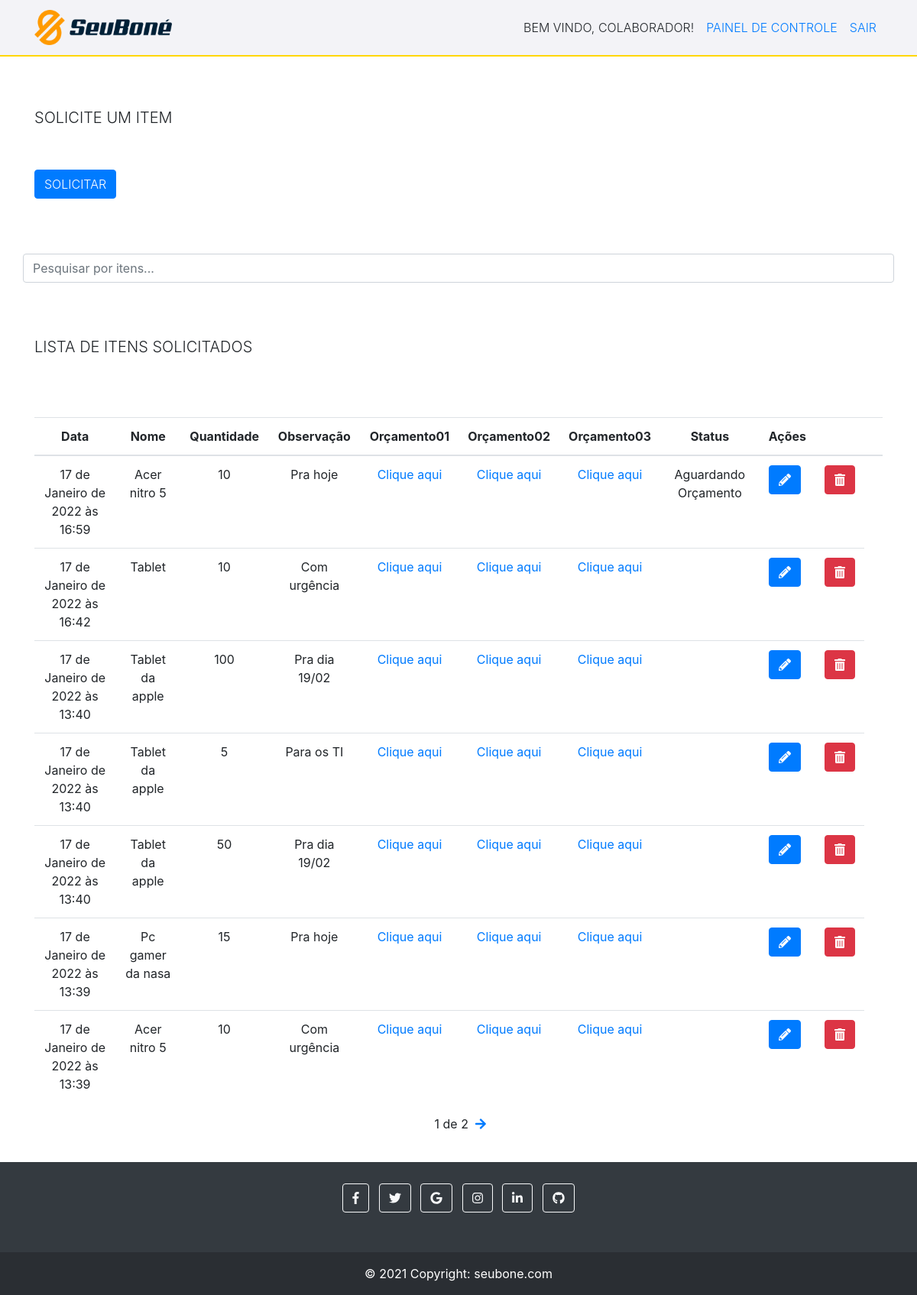
The app's page / (signed in), older data.
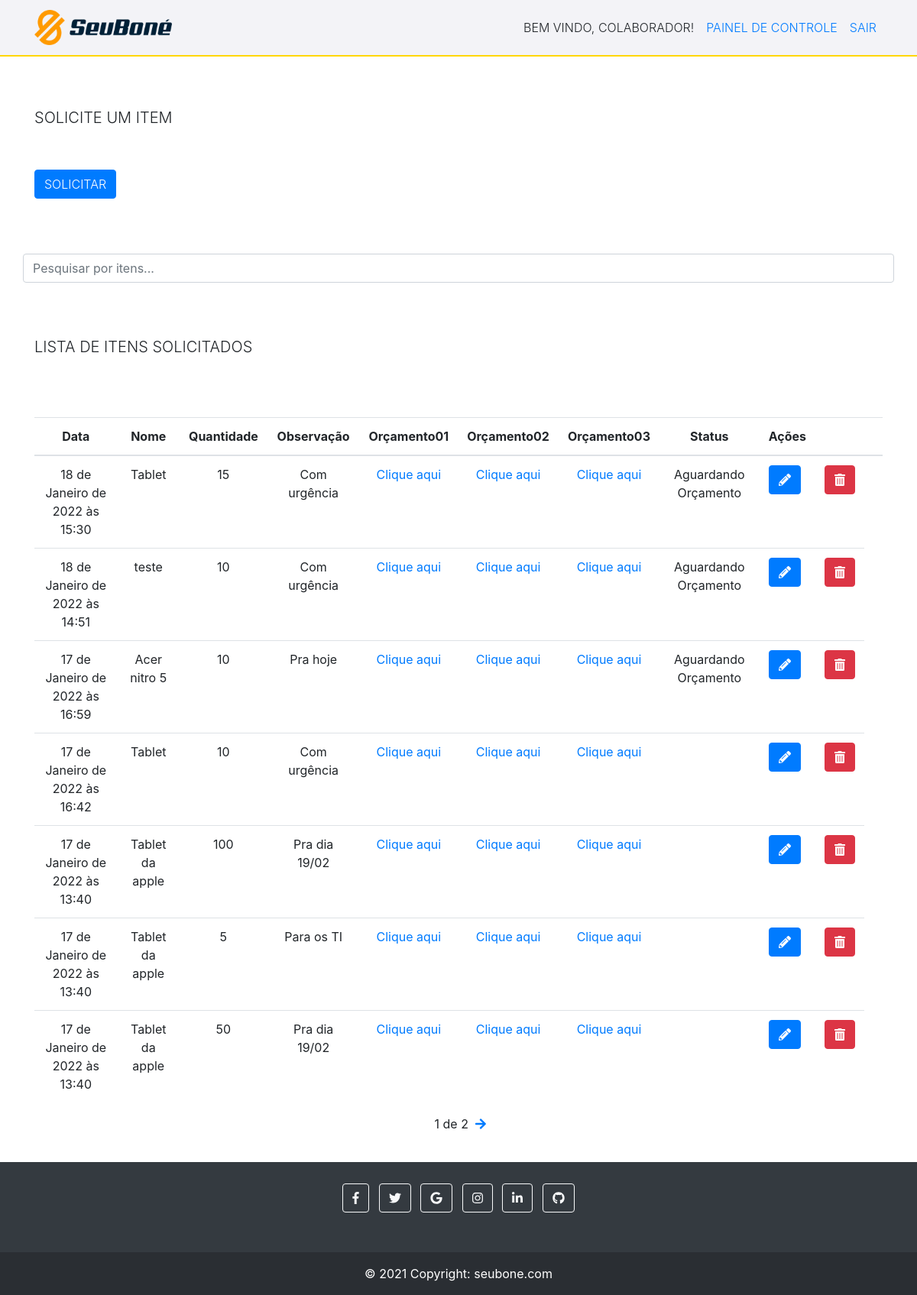
The same page, newer data.
### tasks/models.py (models this page shows, shortened)
class Task(models.Model):
    STATUS = (
        ('Comprado', 'Comprado'),
        ('Aguardando Orçamento', 'Aguardando Orçamento'),
        ('Recebido', 'Recebido'),
    )
    nomeItem = models.CharField(max_length=255)
    quantidade = models.IntegerField(blank=True, null=True)
    observação = models.CharField(max_length=255, null=True)
    orçamento01 = models.FileField(upload_to='', null=True) #onde o upload irá ficar tem que ser definido no Media_Root (settigns.py do projeto todo) (quando o site tiver no servidor deve se especificar uma outra pasta)
    orçamento02 = models.FileField(upload_to='', null=True)
    orçamento03 = models.FileField(upload_to='', null=True)
    status = models.CharField(
        max_length=21, #aqui precisa ficar o nmr máximo de caracteres que o status terá (ou seja colocamos o nmr máximo da maior palavra)
        choices=STATUS,
    )
    user = models.ForeignKey(get_user_model(), on_delete=models.CASCADE) #aqui será armazenado o id do usuário então iremos filtrar as solicitações de cada usuário para que cada usuário veja somente as suas.
    created_at = models.DateTimeField(auto_now_add=True)
    updated_at =models.DateTimeField(auto_now=True)

### tasks/views.py (the view)
# urls.py: path('', views.taskList, name='task-list'),
@login_required #Esse comando serve para proteger as urls, ou seja só acessa se estiver logado e autentidado
def taskList(request):
    tasks_list = Task.objects.all().order_by('-created_at').filter(user=request.user) #pegando todos os objects do banco, ordenando do mais novo para o mais antigo
    paginator = Paginator(tasks_list, 7)
    page = request.GET.get('page')
    tasks = paginator.get_page(page)
    return render(request, 'tasks/list.html', {'tasks': tasks}) #renderizando para um arquivo externo dentro da pasta templates, tasks

### tasks/templates/tasks/list.html (shortened to what this page needs)
{% extends 'base.html' %}
{% block content %}
<br>
<br>
<div class="container titulo" >
    <h5 class="text-uppercase font-weight-light text-monospace">Solicite um item</h5>
</div>
<br>
<br>
            <div class="container" >
                <a href="newtask/" >
                        <button type="button" class="btn btn-primary botao text-uppercase font-weight-light text-monospace">Solicitar</button>
                </a>
                <br>
                <br>
                <br>
                <br>
            </div>
            <div class="col-12 container ajustePesquisar" >
                <input class="form-control container" id="myInput" type="text" placeholder="Pesquisar por itens..." >
             </div>
             <br>
    <br>
    <br>
    <div class="container" >
        <h5 class="text-uppercase font-weight-light text-monospace">Lista de itens solicitados</h5>
    </div>
    <br>
    <br>
    <br>
    <div class="container" >
    <div class="tabela">
        <table class="table">
            <thead>
            <tr>
                <th style="text-align: center;" >Data</th>
                <th style="text-align: center;" >Nome</th>
                <th style="text-align: center;" >Quantidade</th>
                <th style="text-align: center;" >Observação</th>
                <th style="text-align: center;" >Orçamento01</th>
                <th style="text-align: center;" >Orçamento02</th>
                <th style="text-align: center;" >Orçamento03</th>
                <th style="text-align: center;" >Status</th>
                <th style="text-align: center;" >Ações</th>
                <th></th>
                <th></th>
            </tr>
            </thead>
            <tbody id="myTable" class="alinhar">
            {% for task in tasks %}
            <tr>
                <td style="text-align: center;" >{{task.created_at}}</td>
                <td style="text-align: center;" >{{task.nomeItem}}</td>
                <td style="text-align: center;" >{{task.quantidade}}</td>
                <td style="text-align: center;" >{{task.observação}}</td>
                <td style="text-align: center;" ><a href="/midia/{{task.orçamento01}}" >Clique aqui</a></td>
                <td style="text-align: center;" ><a href="/midia/{{task.orçamento02}}" >Clique aqui</a></td>
                <td style="text-align: center;" ><a href="/midia/{{task.orçamento03}}" >Clique aqui</a></td>
                <td style="text-align: center;" >{{task.status}}</a></td>
                <td>
                    <a href="edit/{{task.id}}" ><button type="button" class="btn btn-primary"><i class="fas fa-pencil-alt"></i></button></a>
                </td>
                <td>
                    <a href="delete/{{task.id}}" class="delete-btn" ><button type="button" class="btn btn-danger"><i class="fas fa-trash-alt"></i></button></a>
                </td>
            </tr>
            {% endfor %}
            </tbody>
        </table>
        <div class="pagination" >
            <span class="step-links" >
                <span class="current" >
                    {{ tasks.number }} de {{ tasks.paginator.num_pages }}
                </span>
                {% if tasks.has_next %}
                    <a href="?page={{ tasks.next_page_number }}" ><i class="fas fa-arrow-right" ></i></a>
                {% endif %}
            </span>
        </div>
        <br>
        <br>
        <br>
        <br>
        <br>
        <br>
        <br>
        <br>
        </div>
    </div>
{% endblock %}

### tasks/templates/base.html (shortened to what this page needs)
{% load static %}
<!DOCTYPE html>
<html lang="en">
<head>
	<link rel="stylesheet" href="https://maxcdn.bootstrapcdn.com/bootstrap/4.0.0/css/bootstrap.min.css">
    <link rel="stylesheet" href="{% static 'css/styles.css' %}">
</head>
<body>
    <nav class="navbar navbar-expand-lg" id="menu">
        <div class="container">
                <a class="navbar-brand" href="">
                    <img src="../static/img/sb2.png" href="/" width="180"  alt="Logo">
                </a>
                <div class="add">
                    <div class="collapse navbar-collapse menu" id="navbarTogglerDemo03">
                        <ul class="navbar-nav mr-auto mt-2 mt-lg-0 ">
                            {% if user.is_authenticated %}
                            <li class="nav-item active">
                                <a class="nav-link text-uppercase font-weight-light text-monospace">Bem vindo, colaborador!</span></a>
                            </li>
                            <li class="nav-item">
                                <a class="nav-link text-uppercase font-weight-light text-monospace" href="https://control-interno.herokuapp.com/admin/">Painel de controle</a>
                            </li>
                            {% if user.is_authenticated %}
                              <li class="nav-item">
                                  <a class="nav-link text-uppercase font-weight-light text-monospace" href="/accounts/logout">Sair</a>
                              </li>
                            {% endif %}
                            {% else %}
                            <li class="nav-item">
                                <a class="nav-link" href="/accounts/login">Entrar</a>
                            </li>
                            {% endif %}
                        </ul>
                    </div>
                </div>
        </div>
    </nav>
    {% block content %}
    {% endblock %}
       <footer class="footer navbar-fixed-bottom bg-dark text-center text-white">
        <div class="container p-4 pb-0">
          <section class="mb-4">
            <a class="btn btn-outline-light btn-floating m-1" href="#!" role="button"
              ><i class="fab fa-facebook-f"></i
            ></a>
            <a class="btn btn-outline-light btn-floating m-1" href="#!" role="button"
              ><i class="fab fa-twitter"></i
            ></a>
            <a class="btn btn-outline-light btn-floating m-1" href="#!" role="button"
              ><i class="fab fa-google"></i
            ></a>
            <a class="btn btn-outline-light btn-floating m-1" href="#!" role="button"
              ><i class="fab fa-instagram"></i
            ></a>
            <a class="btn btn-outline-light btn-floating m-1" href="#!" role="button"
              ><i class="fab fa-linkedin-in"></i
            ></a>
            <a class="btn btn-outline-light btn-floating m-1" href="#!" role="button"
              ><i class="fab fa-github"></i
            ></a>
          </section>
        </div>
        <div class="text-center p-3" style="background-color: rgba(0, 0, 0, 0.2);">
          © 2021 Copyright:
          <a class="text-white" href="https://seubone.com/">seubone.com</a>
        </div>
      </footer>
    <link href="https://maxcdn.bootstrapcdn.com/bootstrap/4.0.0/css/bootstrap.min.css" rel="stylesheet"/>
</body>
</html>

### tasks/templates/base.html (style rules this page uses)
.navbar { border-bottom: 1px solid #333; margin-bottom: 20px; }
.navbar-nav { margin: auto; }
.navbar-brand { font-weight: bold; }
#menu { background-color: #f3f3f7; border-bottom: 2px solid #FFD700; }
html, body { background-color: #ffffff; }
footer { position: fixed; bottom:0; left:0; margin-top: 70px; width: 100%; }

### tasks/templates/tasks/list.html (style rules this page uses)
.pagination { margin-bottom: 20px; }
.step-links { position: relative; margin-left: auto; margin-right: auto; }
.step-links .current { margin-left: 5px; margin-right: 5px; }

Row changes from the older to the newer data that the page shows:
no longer on this page (row unchanged): Task: created_at "17 de Janeiro de 2022 às 13:39", nomeItem "Pc gamer da nasa", quantidade "15", observação "Pra hoje"
no longer on this page (row unchanged): Task: created_at "17 de Janeiro de 2022 às 13:39", nomeItem "Acer nitro 5", quantidade "10", observação "Com urgência"
added Task: created_at "18 de Janeiro de 2022 às 15:30", nomeItem "Tablet", quantidade "15", observação "Com urgência", status "Aguardando Orçamento"
added Task: created_at "18 de Janeiro de 2022 às 14:51", nomeItem "teste", quantidade "10", observação "Com urgência", status "Aguardando Orçamento"
